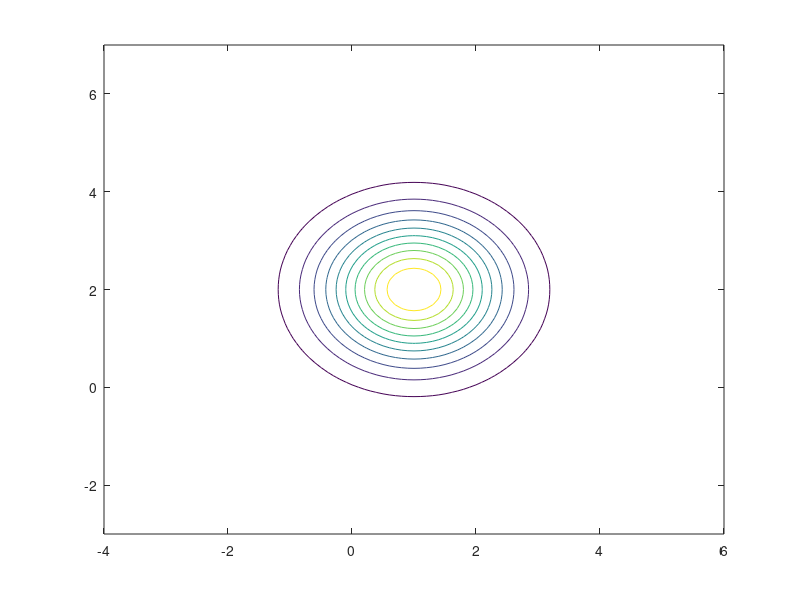
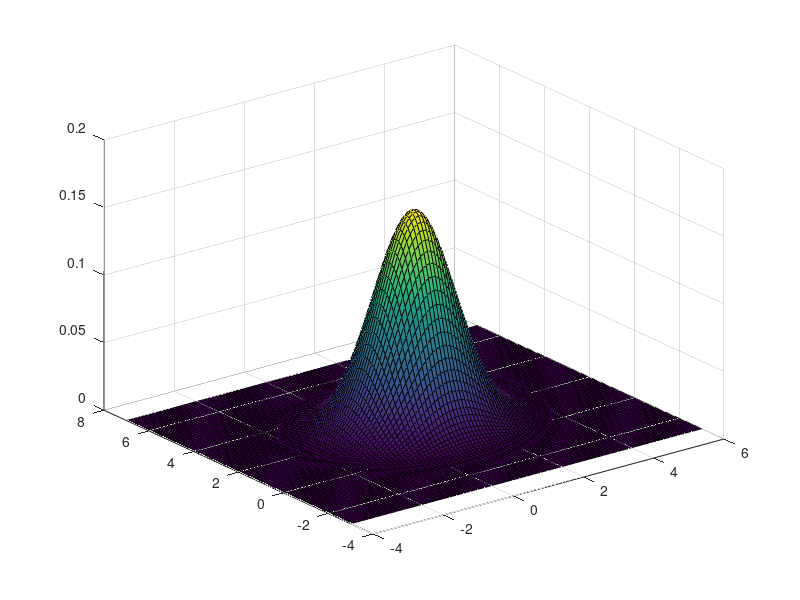
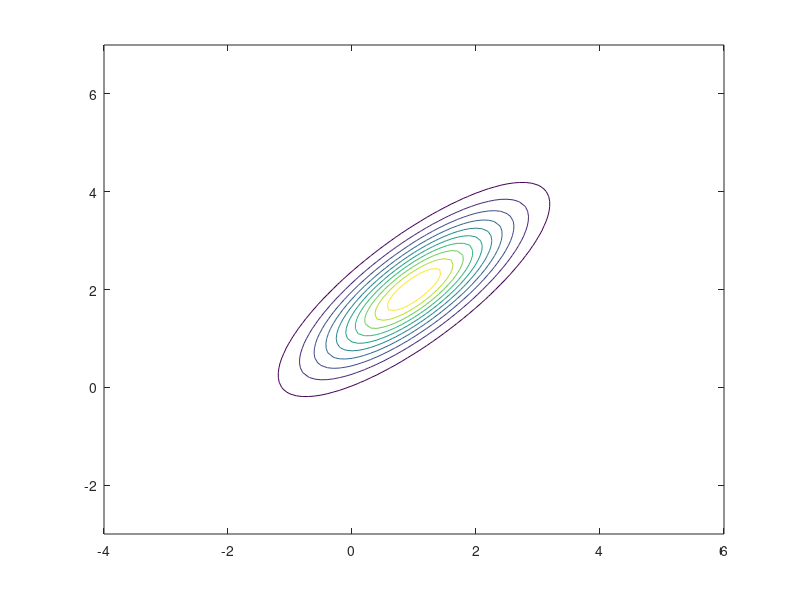
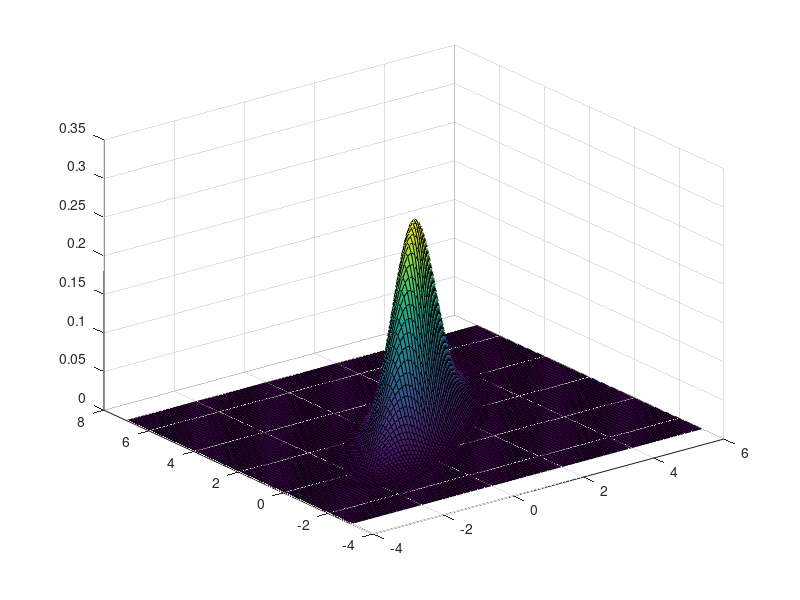

The MATLAB source for these figures, in order:
%% Cleaning Up
% Close all previously opened figueres and clear workspace
close all;
clear;


%% Hyper Parameters and normalizing constants

mean = [1;2];
% Covariance matrices for a and b part
cov1 = [1 0; 0 1];
cov2 = [1 0.8;0.8 1];

% Normalizing Constants for a and b parts
const1 = 1/(2*pi*sqrt(det(cov1)));
const2 = 1/(2*pi*sqrt(det(cov2)));

% Combine the covariance matrices into a single 3D matrix
cov(:,:,1) = cov1;
cov(:,:,2) = cov2;
% Combine the normalizing constants into a single vector
const = [const1 const2];


%% Computing and Plotting
% Create Mesh Grid for plot
[X,Y] = meshgrid(-5+mean(1):0.1:5+mean(1),-5+mean(2):0.1:5+mean(2));

% Find x and y differences of each point from mean
diff = [X(:)-mean(1) Y(:)-mean(2)];

% For part a and part b
for i = 1:2
    % Calculate pdf
    pdfv = const(i)*exp(-0.5*diag(diff*inv(cov(:,:,i))*diff'));
    pdfv = reshape(pdfv,size(X));
    
    % Plot Contour
    figure(2*i - 1);
    hold off;
    contour(X,Y,pdfv);
    % Plot Surface
    figure(2*i);
    hold off;
    surf(X,Y,pdfv);
end